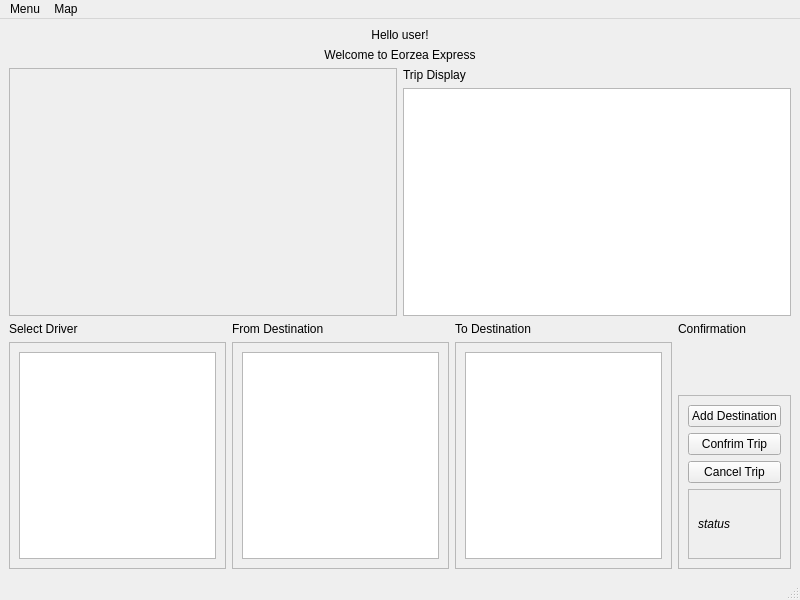
<?xml version="1.0" encoding="UTF-8"?>
<ui version="4.0">
 <class>MainWindowRider</class>
 <widget class="QMainWindow" name="MainWindowRider">
  <property name="geometry">
   <rect>
    <x>0</x>
    <y>0</y>
    <width>800</width>
    <height>600</height>
   </rect>
  </property>
  <property name="windowTitle">
   <string>MainWindow</string>
  </property>
  <widget class="QWidget" name="centralwidget">
   <layout class="QVBoxLayout" name="verticalLayout_2">
    <item>
     <layout class="QVBoxLayout" name="verticalLayout_Main">
      <item>
       <layout class="QVBoxLayout" name="verticalLayout_Introduction">
        <item>
         <widget class="QLabel" name="label_hello">
          <property name="text">
           <string>Hello user!</string>
          </property>
          <property name="alignment">
           <set>Qt::AlignCenter</set>
          </property>
         </widget>
        </item>
        <item>
         <widget class="QLabel" name="label_welcome">
          <property name="text">
           <string>Welcome to Eorzea Express</string>
          </property>
          <property name="alignment">
           <set>Qt::AlignCenter</set>
          </property>
         </widget>
        </item>
       </layout>
      </item>
      <item>
       <layout class="QHBoxLayout" name="horizontalLayout_MapDisplay">
        <item>
         <widget class="QScrollArea" name="scrollArea_map">
          <property name="widgetResizable">
           <bool>true</bool>
          </property>
          <widget class="QWidget" name="scrollAreaWidgetContents">
           <property name="geometry">
            <rect>
             <x>0</x>
             <y>0</y>
             <width>384</width>
             <height>228</height>
            </rect>
           </property>
           <layout class="QHBoxLayout" name="horizontalLayout">
            <item>
             <widget class="QLabel" name="label_map">
              <property name="text">
               <string/>
              </property>
             </widget>
            </item>
           </layout>
          </widget>
         </widget>
        </item>
        <item>
         <layout class="QVBoxLayout" name="verticalLayout_displayBox">
          <item>
           <widget class="QLabel" name="label_display">
            <property name="text">
             <string>Trip Display</string>
            </property>
           </widget>
          </item>
          <item>
           <widget class="QTextEdit" name="textEdit_display"/>
          </item>
         </layout>
        </item>
       </layout>
      </item>
      <item>
       <layout class="QHBoxLayout" name="horizontalLayout_SelectionBox">
        <item>
         <layout class="QVBoxLayout" name="verticalLayout_driverBox">
          <item>
           <widget class="QLabel" name="label_drivers">
            <property name="text">
             <string>Select Driver</string>
            </property>
           </widget>
          </item>
          <item>
           <widget class="QScrollArea" name="scrollArea_drivers">
            <property name="widgetResizable">
             <bool>true</bool>
            </property>
            <widget class="QWidget" name="scrollAreaWidgetContents_2">
             <property name="geometry">
              <rect>
               <x>0</x>
               <y>0</y>
               <width>211</width>
               <height>225</height>
              </rect>
             </property>
             <layout class="QVBoxLayout" name="verticalLayout_3">
              <item>
               <widget class="QListView" name="list_drivers"/>
              </item>
             </layout>
            </widget>
           </widget>
          </item>
         </layout>
        </item>
        <item>
         <layout class="QVBoxLayout" name="verticalLayout_destinationFrom">
          <item>
           <widget class="QLabel" name="label_destinationFrom">
            <property name="text">
             <string>From Destination</string>
            </property>
           </widget>
          </item>
          <item>
           <widget class="QScrollArea" name="scrollArea">
            <property name="widgetResizable">
             <bool>true</bool>
            </property>
            <widget class="QWidget" name="scrollAreaWidgetContents_3">
             <property name="geometry">
              <rect>
               <x>0</x>
               <y>0</y>
               <width>211</width>
               <height>225</height>
              </rect>
             </property>
             <layout class="QVBoxLayout" name="verticalLayout_4">
              <item>
               <widget class="QListView" name="list_destFrom"/>
              </item>
             </layout>
            </widget>
           </widget>
          </item>
         </layout>
        </item>
        <item>
         <layout class="QVBoxLayout" name="verticalLayout_5">
          <item>
           <widget class="QLabel" name="label_destinationTo">
            <property name="text">
             <string>To Destination</string>
            </property>
           </widget>
          </item>
          <item>
           <widget class="QScrollArea" name="scrollArea_2">
            <property name="widgetResizable">
             <bool>true</bool>
            </property>
            <widget class="QWidget" name="scrollAreaWidgetContents_4">
             <property name="geometry">
              <rect>
               <x>0</x>
               <y>0</y>
               <width>211</width>
               <height>225</height>
              </rect>
             </property>
             <layout class="QVBoxLayout" name="verticalLayout_6">
              <item>
               <widget class="QListView" name="list_destTo"/>
              </item>
             </layout>
            </widget>
           </widget>
          </item>
         </layout>
        </item>
        <item>
         <layout class="QVBoxLayout" name="verticalLayout_ConfirmationBox">
          <item>
           <widget class="QLabel" name="label_confirmation">
            <property name="text">
             <string>Confirmation</string>
            </property>
           </widget>
          </item>
          <item>
           <spacer name="verticalSpacer">
            <property name="orientation">
             <enum>Qt::Vertical</enum>
            </property>
            <property name="sizeHint" stdset="0">
             <size>
              <width>20</width>
              <height>40</height>
             </size>
            </property>
           </spacer>
          </item>
          <item>
           <widget class="QFrame" name="frame_confirmation">
            <property name="frameShape">
             <enum>QFrame::StyledPanel</enum>
            </property>
            <property name="frameShadow">
             <enum>QFrame::Raised</enum>
            </property>
            <layout class="QVBoxLayout" name="verticalLayout">
             <item>
              <widget class="QPushButton" name="button_add">
               <property name="text">
                <string>Add Destination</string>
               </property>
              </widget>
             </item>
             <item>
              <widget class="QPushButton" name="button_complete">
               <property name="text">
                <string>Confrim Trip</string>
               </property>
              </widget>
             </item>
             <item>
              <widget class="QPushButton" name="button_cancel">
               <property name="text">
                <string>Cancel Trip</string>
               </property>
              </widget>
             </item>
             <item>
              <widget class="QScrollArea" name="scrollArea_status">
               <property name="widgetResizable">
                <bool>true</bool>
               </property>
               <widget class="QWidget" name="scrollAreaWidgetContents_5">
                <property name="geometry">
                 <rect>
                  <x>0</x>
                  <y>0</y>
                  <width>91</width>
                  <height>69</height>
                 </rect>
                </property>
                <layout class="QHBoxLayout" name="horizontalLayout_3">
                 <item>
                  <widget class="QLabel" name="label_status">
                   <property name="font">
                    <font>
                     <italic>true</italic>
                    </font>
                   </property>
                   <property name="text">
                    <string>status</string>
                   </property>
                  </widget>
                 </item>
                </layout>
               </widget>
              </widget>
             </item>
            </layout>
           </widget>
          </item>
         </layout>
        </item>
       </layout>
      </item>
     </layout>
    </item>
   </layout>
  </widget>
  <widget class="QMenuBar" name="menubar">
   <property name="geometry">
    <rect>
     <x>0</x>
     <y>0</y>
     <width>800</width>
     <height>22</height>
    </rect>
   </property>
   <widget class="QMenu" name="menuRider_Main_Menu">
    <property name="title">
     <string>Menu</string>
    </property>
    <addaction name="actionLogin"/>
    <addaction name="separator"/>
    <addaction name="act_history"/>
   </widget>
   <widget class="QMenu" name="menuMap">
    <property name="title">
     <string>Map</string>
    </property>
    <addaction name="act_zoomIn"/>
    <addaction name="act_zoomOut"/>
    <addaction name="separator"/>
    <addaction name="act_normalize"/>
    <addaction name="act_fitToWindow"/>
   </widget>
   <addaction name="menuRider_Main_Menu"/>
   <addaction name="menuMap"/>
  </widget>
  <widget class="QStatusBar" name="statusbar"/>
  <action name="actionLogin">
   <property name="text">
    <string>Login</string>
   </property>
  </action>
  <action name="act_zoomIn">
   <property name="text">
    <string>Zoom in (25%)</string>
   </property>
   <property name="toolTip">
    <string>Zooms in on map by 25%</string>
   </property>
   <property name="shortcut">
    <string>Ctrl+=</string>
   </property>
  </action>
  <action name="act_zoomOut">
   <property name="text">
    <string>Zoom out (25%)</string>
   </property>
   <property name="toolTip">
    <string>Zooms out on map by 25%</string>
   </property>
   <property name="shortcut">
    <string>Ctrl+-</string>
   </property>
  </action>
  <action name="act_normalize">
   <property name="text">
    <string>Default Map Size</string>
   </property>
   <property name="toolTip">
    <string>Adjusts zoom to default image size</string>
   </property>
   <property name="shortcut">
    <string>Ctrl+Shift+-</string>
   </property>
  </action>
  <action name="act_fitToWindow">
   <property name="checkable">
    <bool>true</bool>
   </property>
   <property name="text">
    <string>Fit to Window</string>
   </property>
   <property name="toolTip">
    <string>Fits map to window size</string>
   </property>
   <property name="shortcut">
    <string>Ctrl+Shift+=</string>
   </property>
  </action>
  <action name="act_history">
   <property name="text">
    <string>Transaction History</string>
   </property>
   <property name="toolTip">
    <string>History of user's past transactions</string>
   </property>
  </action>
 </widget>
 <resources/>
 <connections/>
</ui>
